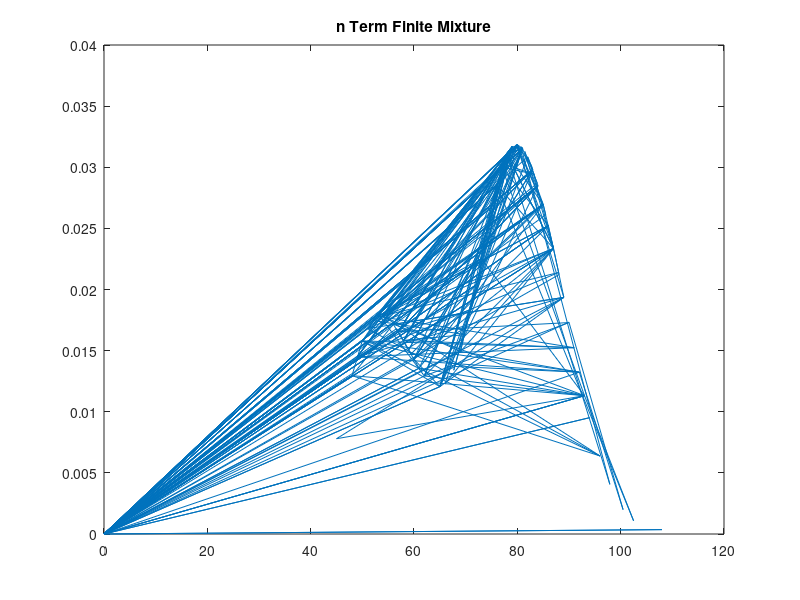

Write the MATLAB code that produced this figure.
% Data
load geyser
data = geyser;

% Parameters
mus = data;
n = length(data);
h = 1.06* std(data)*n^(-1/5);
pies = (1:n) / n;

% Sample new data
new_n = 300;
inds = randi([1 n] , new_n ,1);

counts = zeros(n, 1);
for i = 1:n
    counts(i) = sum(inds == i);
end

% Get new data
xfm = zeros(new_n,1);

for i = 1:n;
    if counts(i) ~= 0
        xfm(i:i+counts(i) -1 )= normrnd(data(i), h , counts(i), 1); 
    end
end



for i = inds;
   xfm(i) = data(i); 
end

% Create the model - normal components used.
mix = 1/n;  	% mixing coefficients
mus = data;			% term means
vars = h;
nterm = n;
% Use Statistics Toolbox function to evaluate
% normal pdf.
fhat = zeros(size(xfm));
for i=1:nterm
   fhat = fhat + mix * normpdf(xfm,mus(i),vars);
end
plot(xfm,fhat)
title('n Term Finite Mixture')
